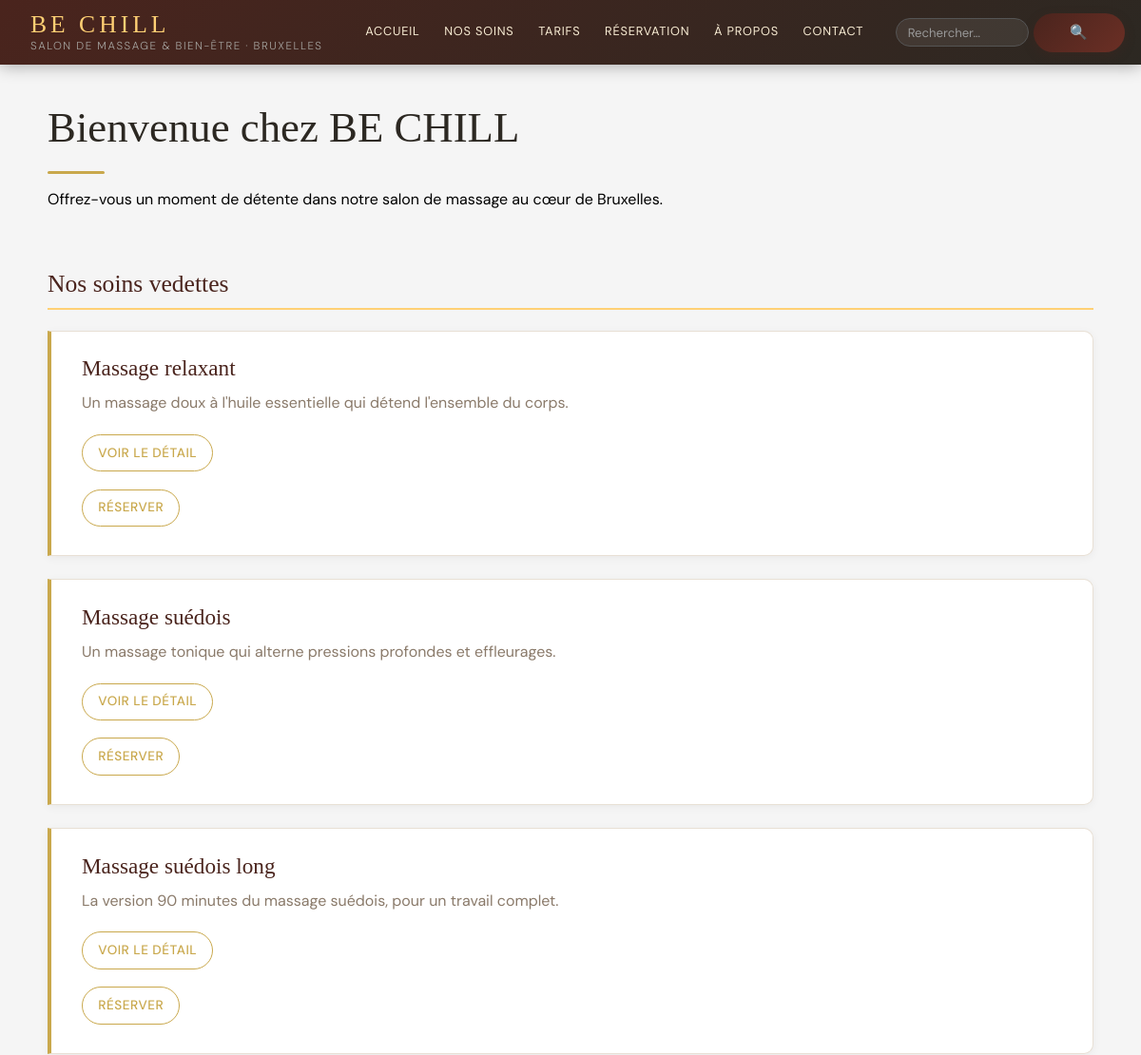
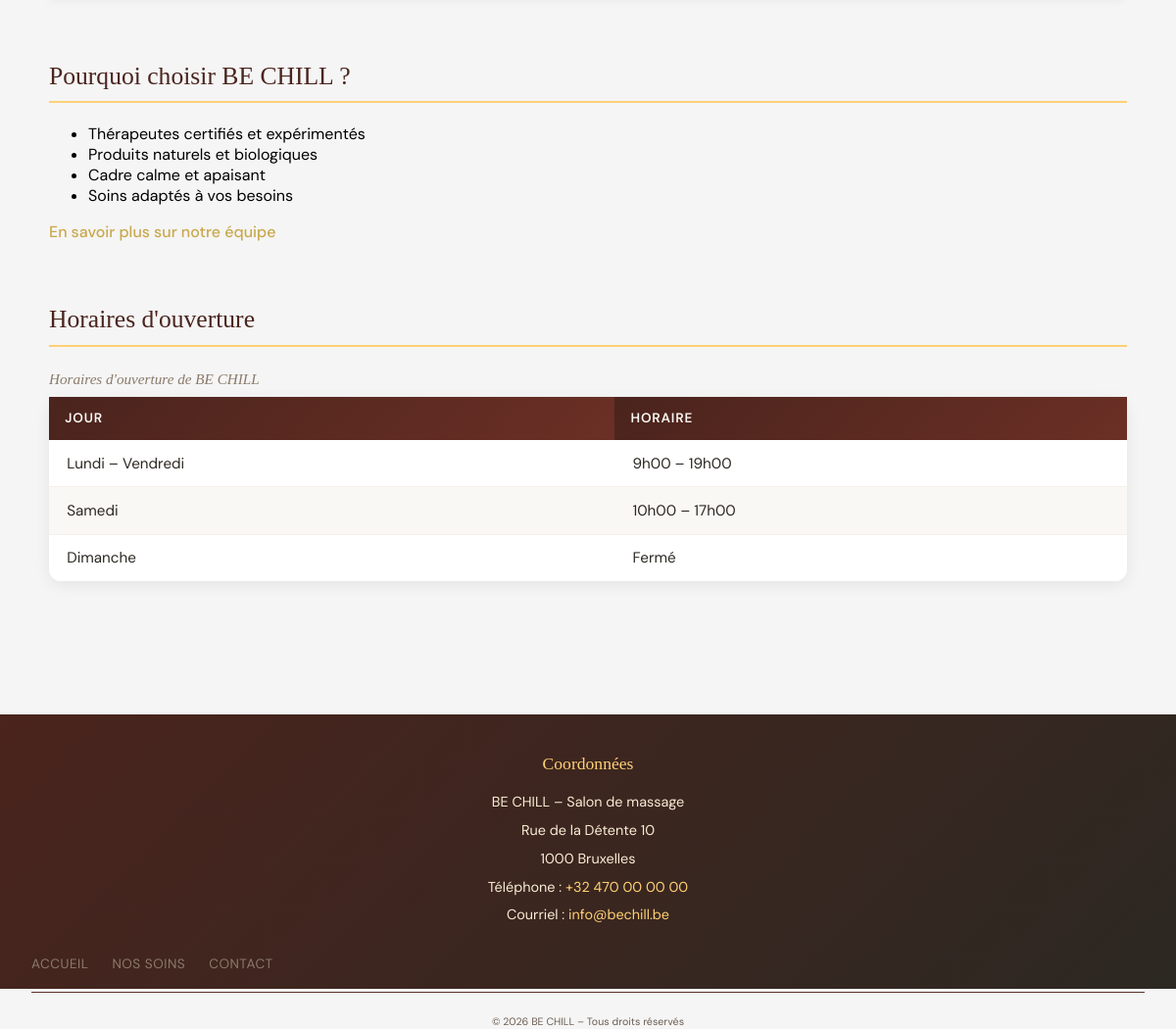
The page / on the database its author committed (2 pictures, top to bottom).
### tables this page shows
CREATE TABLE item (
    id                 INT UNSIGNED AUTO_INCREMENT PRIMARY KEY,
    titre              VARCHAR(150) NOT NULL,
    slug               VARCHAR(160) NOT NULL UNIQUE,
    description_courte VARCHAR(255) NOT NULL,
    description        TEXT NOT NULL,
    duree              SMALLINT UNSIGNED NOT NULL,
    prix               DECIMAL(6,2) NOT NULL,
    statut             ENUM('brouillon', 'publie', 'archive') NOT NULL DEFAULT 'brouillon',
    operator_id        INT UNSIGNED NULL,
    theme_id           INT UNSIGNED NOT NULL,
    category_id        INT UNSIGNED NOT NULL,
    date_creation      DATETIME NOT NULL DEFAULT CURRENT_TIMESTAMP,
    date_modification  DATETIME NOT NULL DEFAULT CURRENT_TIMESTAMP ON UPDATE CURRENT_TIMESTAMP,
    CONSTRAINT fk_item_operator FOREIGN KEY (operator_id) REFERENCES operator(id) ON DELETE SET NULL,
    CONSTRAINT fk_item_theme    FOREIGN KEY (theme_id)    REFERENCES theme(id),
    CONSTRAINT fk_item_category FOREIGN KEY (category_id) REFERENCES category(id)
);

### core/html.php (called while the page is built, shortened)
<?php
function render(string $viewPath, array $data = []): string
{
    extract($data);
    require $viewPath;
    return ob_get_clean();
}

### core/router.php (called while the page is built, shortened)
<?php
function run(string $route, string $base, PDO $pdo): string
{
    $file = $base . '/controllers/' . $route . '.php';
    require $file;
    return ob_get_clean();
}

### index.php (called while the page is built, shortened)
<?php
require 'core/router.php';
require 'core/html.php';
require 'core/query.php';
require 'config/database.php';
$base = __DIR__ . '/app';
$segments = http_in($_SERVER['REQUEST_URI']);
$route = route($segments);
if ($_SERVER['REQUEST_METHOD'] === 'POST' && !csrf_check()) {
    http_response_code(403);
    $main = '<main><h1>Formulaire expiré</h1><p>Veuillez recharger la page et renvoyer le formulaire.</p></main>';
} else {
    $main = run($route, $base, $pdo);
}

### core/query.php (called while the page is built, shortened)
<?php
function query_all(PDO $pdo, string $sql, array $params = []): array
{
    $stmt = $pdo->prepare($sql);
    $stmt->execute($params);
    return $stmt->fetchAll();
}

### app/models/item.php (called while the page is built, shortened)
<?php
function item_get_vedettes(PDO $pdo, int $limit = 3): array
{
    return query_all($pdo, "
        SELECT titre, slug, description_courte
        FROM item
        WHERE statut = 'publie'
        ORDER BY date_creation DESC
        LIMIT $limit
    ");
}

### app/views/home.php (the view)
<main>
    <h1>Bienvenue chez BE CHILL</h1>
    <p>Offrez-vous un moment de détente dans notre salon de massage au cœur de Bruxelles.</p>
    <section aria-labelledby="soins-vedettes">
        <h2 id="soins-vedettes">Nos soins vedettes</h2>
        <?php if (empty($soinsVedettes)): ?>
            <p>Aucun soin disponible pour le moment.</p>
        <?php else: ?>
            <?php foreach ($soinsVedettes as $soin): ?>
                <article>
                    <h3><?= htmlspecialchars($soin['titre']) ?></h3>
                    <p><?= htmlspecialchars($soin['description_courte']) ?></p>
                    <p><a href="/soin-detail?slug=<?= urlencode($soin['slug']) ?>">Voir le détail</a></p>
                    <p><a href="/reservation">Réserver</a></p>
                </article>
            <?php endforeach; ?>
        <?php endif; ?>
    </section>
    <section aria-labelledby="pourquoi-nous">
        <h2 id="pourquoi-nous">Pourquoi choisir BE CHILL ?</h2>
        <ul>
            <li>Thérapeutes certifiés et expérimentés</li>
            <li>Produits naturels et biologiques</li>
            <li>Cadre calme et apaisant</li>
            <li>Soins adaptés à vos besoins</li>
        </ul>
        <p><a href="/apropos">En savoir plus sur notre équipe</a></p>
    </section>
    <section aria-labelledby="horaires">
        <h2 id="horaires">Horaires d'ouverture</h2>
        <table>
            <caption>Horaires d'ouverture de BE CHILL</caption>
            <thead>
                <tr>
                    <th scope="col">Jour</th>
                    <th scope="col">Horaire</th>
                </tr>
            </thead>
            <tbody>
                <tr><td>Lundi – Vendredi</td><td>9h00 – 19h00</td></tr>
                <tr><td>Samedi</td><td>10h00 – 17h00</td></tr>
                <tr><td>Dimanche</td><td>Fermé</td></tr>
            </tbody>
        </table>
    </section>
</main>

### style.css (style rules this page uses)
:root { --color-dark: #2C2822; --color-dark-alt: #2d2d2d; --color-brown: #4A241D; --color-brown-dark: #4a231b; --color-cream: #FAF8F3; --color-cream-light: #f9edd4; --color-cream-bg: #f5f5f5; --color-beige: #E8D5A3; --color-sand: #e6e1db; --color-gold: #C9A84C; --color-gold-light: #FFD074; --color-gold-pale: #e0b96a; --color-text-muted: #8A7A6A; --color-text-light: #a5a39f; --color-white: #fff; --font-serif: 'Playfair Display', serif; --font-sans: 'DM Sans', sans-serif; --transition-fast: 0.2s ease; --transition-base: 0.3s ease; }
html { scroll-behavior: smooth; }
body { margin: 0; font-family: var(--font-sans); background: var(--color-cream-bg); }
main { max-width: 1100px; margin: 2.5em auto; padding: 0 2em 4em; }
main h1 { font-family: var(--font-serif); font-size: 2.8rem; font-weight: 400; color: var(--color-dark); margin-bottom: 0.2em; line-height: 1.2; }
main h1::after { content: ''; display: block; width: 60px; height: 3px; background: var(--color-gold); margin-top: 0.4em; border-radius: 2px; }
main h2 { font-family: var(--font-serif); font-size: 1.6rem; font-weight: 400; color: var(--color-brown); border-bottom: 2px solid var(--color-gold-light); padding-bottom: 0.4em; margin-top: 2.5em; }
main > p > a, main section p a { color: var(--color-gold); text-decoration: none; font-weight: 500; }
article { background: var(--color-white); border: 1px solid #e8e0d5; border-left: 4px solid var(--color-gold); border-radius: 0 10px 10px 0; padding: 1.6em 2em; margin-bottom: 1.5em; box-shadow: 0 2px 10px rgba(0, 0, 0, 0.05); transition: transform var(--transition-fast), box-shadow var(--transition-fast); }
article h3 { font-family: var(--font-serif); font-size: 1.45rem; font-weight: 400; color: var(--color-brown); margin-top: 0; margin-bottom: 0.4em; }
article p { color: var(--color-text-muted); font-family: var(--font-sans); line-height: 1.75; margin: 0.3em 0; }
article a { display: inline-block; margin-top: 1em; margin-right: 0.8em; color: var(--color-brown); font-family: var(--font-sans); font-size: 0.85rem; font-weight: 600; text-transform: uppercase; letter-spacing: 0.5px; text-decoration: none; border: 1.5px solid var(--color-gold); padding: 0.5em 1.2em; border-radius: 20px; transition: background var(--transition-fast), color var(--transition-fast), transform var(--transition-fast); }
table { width: 100%; border-collapse: collapse; font-family: var(--font-sans); background: var(--color-white); border-radius: 12px; overflow: hidden; box-shadow: 0 4px 16px rgba(0, 0, 0, 0.07); margin: 1.5em 0; }
table caption { font-family: var(--font-serif); font-size: 0.95rem; color: var(--color-text-muted); margin-bottom: 0.6em; text-align: left; font-style: italic; }
table th { background: linear-gradient(135deg, var(--color-brown) 0%, #6b2f25 100%); color: var(--color-cream); padding: 1em 1.2em; text-align: left; font-weight: 600; font-size: 0.85rem; text-transform: uppercase; letter-spacing: 0.8px; }
table td { padding: 0.9em 1.2em; border-bottom: 1px solid #f5f0ea; color: var(--color-dark); font-size: 0.95rem; }
table tbody tr:nth-child(even) td { background: #faf8f5; }
table tr:last-child td { border-bottom: none; }

### rows shown on the page
item: titre "Massage relaxant", description_courte "Un massage doux à l'huile essentielle qui détend l'ensemble du corps."
item: titre "Massage suédois", description_courte "Un massage tonique qui alterne pressions profondes et effleurages."
item: titre "Massage suédois long", description_courte "La version 90 minutes du massage suédois, pour un travail complet."
